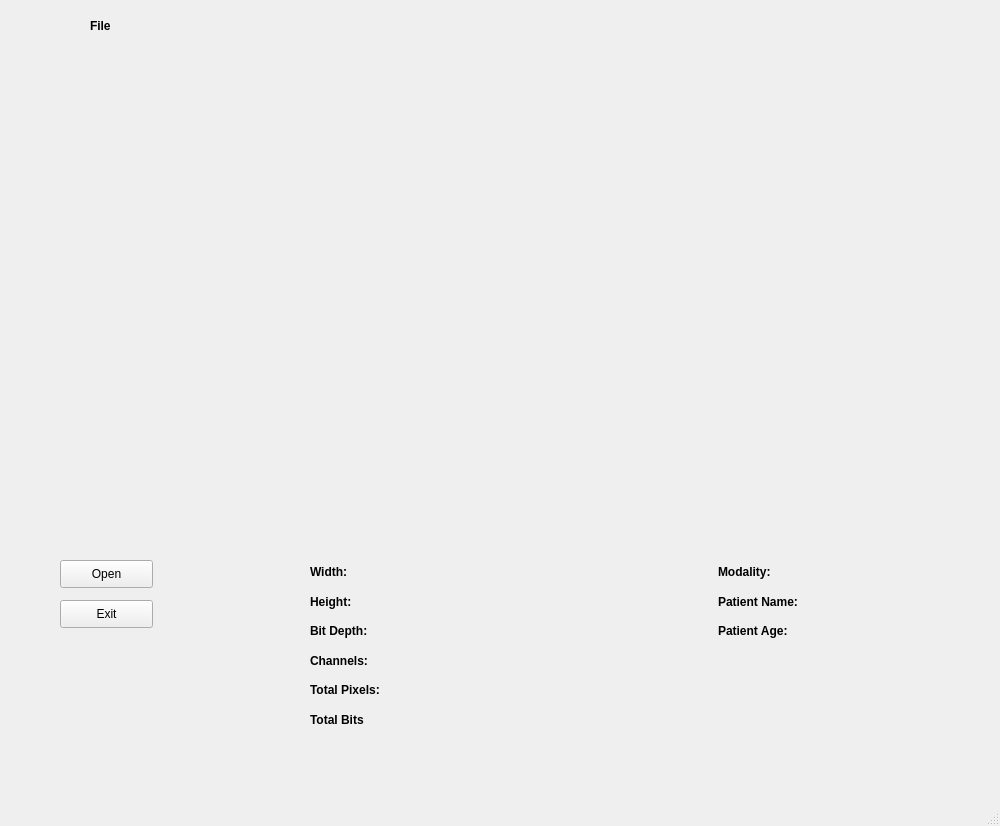
<?xml version="1.0" encoding="UTF-8"?>
<ui version="4.0">
 <class>MainWindow</class>
 <widget class="QMainWindow" name="MainWindow">
  <property name="geometry">
   <rect>
    <x>0</x>
    <y>0</y>
    <width>1000</width>
    <height>826</height>
   </rect>
  </property>
  <property name="windowTitle">
   <string>MainWindow</string>
  </property>
  <widget class="QWidget" name="centralwidget">
   <widget class="QWidget" name="verticalLayoutWidget">
    <property name="geometry">
     <rect>
      <x>90</x>
      <y>50</y>
      <width>861</width>
      <height>481</height>
     </rect>
    </property>
    <layout class="QVBoxLayout" name="imageLayout">
     <item>
      <spacer name="verticalSpacer">
       <property name="orientation">
        <enum>Qt::Vertical</enum>
       </property>
       <property name="sizeHint" stdset="0">
        <size>
         <width>20</width>
         <height>40</height>
        </size>
       </property>
      </spacer>
     </item>
    </layout>
   </widget>
   <widget class="QPushButton" name="open_button">
    <property name="geometry">
     <rect>
      <x>60</x>
      <y>560</y>
      <width>93</width>
      <height>28</height>
     </rect>
    </property>
    <property name="text">
     <string>Open</string>
    </property>
   </widget>
   <widget class="QPushButton" name="exit_button">
    <property name="geometry">
     <rect>
      <x>60</x>
      <y>600</y>
      <width>93</width>
      <height>28</height>
     </rect>
    </property>
    <property name="text">
     <string>Exit</string>
    </property>
   </widget>
   <widget class="QWidget" name="gridLayoutWidget">
    <property name="geometry">
     <rect>
      <x>310</x>
      <y>560</y>
      <width>501</width>
      <height>171</height>
     </rect>
    </property>
    <layout class="QGridLayout" name="gridLayout">
     <item row="2" column="0">
      <widget class="QLabel" name="height">
       <property name="font">
        <font>
         <weight>75</weight>
         <bold>true</bold>
        </font>
       </property>
       <property name="text">
        <string>Height:</string>
       </property>
      </widget>
     </item>
     <item row="5" column="2">
      <widget class="QLabel" name="channels_status">
       <property name="text">
        <string/>
       </property>
      </widget>
     </item>
     <item row="6" column="2">
      <widget class="QLabel" name="pixels_status">
       <property name="text">
        <string/>
       </property>
      </widget>
     </item>
     <item row="3" column="4">
      <widget class="QLabel" name="patient_age">
       <property name="enabled">
        <bool>true</bool>
       </property>
       <property name="font">
        <font>
         <weight>75</weight>
         <bold>true</bold>
        </font>
       </property>
       <property name="text">
        <string>Patient Age:</string>
       </property>
      </widget>
     </item>
     <item row="1" column="5">
      <widget class="QLabel" name="modality_status">
       <property name="text">
        <string/>
       </property>
      </widget>
     </item>
     <item row="2" column="4">
      <layout class="QGridLayout" name="gridLayout_2">
       <item row="2" column="0">
        <widget class="QLabel" name="patient_name">
         <property name="enabled">
          <bool>true</bool>
         </property>
         <property name="font">
          <font>
           <weight>75</weight>
           <bold>true</bold>
          </font>
         </property>
         <property name="text">
          <string>Patient Name:</string>
         </property>
        </widget>
       </item>
      </layout>
     </item>
     <item row="1" column="4">
      <widget class="QLabel" name="modality">
       <property name="enabled">
        <bool>true</bool>
       </property>
       <property name="font">
        <font>
         <weight>75</weight>
         <bold>true</bold>
        </font>
       </property>
       <property name="text">
        <string>Modality:</string>
       </property>
      </widget>
     </item>
     <item row="2" column="5">
      <widget class="QLabel" name="name_status">
       <property name="text">
        <string/>
       </property>
      </widget>
     </item>
     <item row="1" column="3">
      <spacer name="horizontalSpacer">
       <property name="orientation">
        <enum>Qt::Horizontal</enum>
       </property>
       <property name="sizeHint" stdset="0">
        <size>
         <width>40</width>
         <height>20</height>
        </size>
       </property>
      </spacer>
     </item>
     <item row="2" column="2">
      <widget class="QLabel" name="height_status">
       <property name="text">
        <string/>
       </property>
      </widget>
     </item>
     <item row="5" column="0">
      <widget class="QLabel" name="channels">
       <property name="font">
        <font>
         <weight>75</weight>
         <bold>true</bold>
        </font>
       </property>
       <property name="text">
        <string>Channels:</string>
       </property>
      </widget>
     </item>
     <item row="1" column="0">
      <widget class="QLabel" name="width">
       <property name="font">
        <font>
         <weight>75</weight>
         <bold>true</bold>
        </font>
       </property>
       <property name="text">
        <string>Width:</string>
       </property>
      </widget>
     </item>
     <item row="1" column="2">
      <widget class="QLabel" name="width_status">
       <property name="text">
        <string/>
       </property>
      </widget>
     </item>
     <item row="3" column="0">
      <widget class="QLabel" name="Bit_Depth">
       <property name="font">
        <font>
         <weight>75</weight>
         <bold>true</bold>
        </font>
       </property>
       <property name="text">
        <string>Bit Depth:</string>
       </property>
      </widget>
     </item>
     <item row="6" column="0">
      <widget class="QLabel" name="pixels">
       <property name="font">
        <font>
         <weight>75</weight>
         <bold>true</bold>
        </font>
       </property>
       <property name="text">
        <string>Total Pixels:</string>
       </property>
      </widget>
     </item>
     <item row="3" column="2">
      <widget class="QLabel" name="bit_depth_status">
       <property name="text">
        <string/>
       </property>
      </widget>
     </item>
     <item row="3" column="5">
      <widget class="QLabel" name="age_status">
       <property name="text">
        <string/>
       </property>
      </widget>
     </item>
     <item row="7" column="0">
      <widget class="QLabel" name="totla_bits">
       <property name="font">
        <font>
         <weight>75</weight>
         <bold>true</bold>
        </font>
       </property>
       <property name="text">
        <string>Total Bits</string>
       </property>
      </widget>
     </item>
     <item row="7" column="2">
      <widget class="QLabel" name="bits_status">
       <property name="text">
        <string/>
       </property>
      </widget>
     </item>
     <item row="5" column="4">
      <widget class="QLabel" name="spare2">
       <property name="text">
        <string/>
       </property>
      </widget>
     </item>
     <item row="5" column="5">
      <widget class="QLabel" name="spare2_status">
       <property name="text">
        <string/>
       </property>
      </widget>
     </item>
    </layout>
   </widget>
   <widget class="QWidget" name="horizontalLayoutWidget">
    <property name="geometry">
     <rect>
      <x>90</x>
      <y>10</y>
      <width>861</width>
      <height>31</height>
     </rect>
    </property>
    <layout class="QHBoxLayout" name="horizontalLayout">
     <item>
      <widget class="QLabel" name="File_label">
       <property name="font">
        <font>
         <weight>75</weight>
         <bold>true</bold>
        </font>
       </property>
       <property name="text">
        <string>File</string>
       </property>
      </widget>
     </item>
     <item>
      <widget class="QLabel" name="filename_label">
       <property name="text">
        <string/>
       </property>
      </widget>
     </item>
     <item>
      <spacer name="horizontalSpacer_2">
       <property name="orientation">
        <enum>Qt::Horizontal</enum>
       </property>
       <property name="sizeHint" stdset="0">
        <size>
         <width>40</width>
         <height>20</height>
        </size>
       </property>
      </spacer>
     </item>
    </layout>
   </widget>
  </widget>
  <widget class="QMenuBar" name="menubar">
   <property name="geometry">
    <rect>
     <x>0</x>
     <y>0</y>
     <width>1000</width>
     <height>21</height>
    </rect>
   </property>
  </widget>
  <widget class="QStatusBar" name="statusbar"/>
 </widget>
 <resources/>
 <connections/>
</ui>
